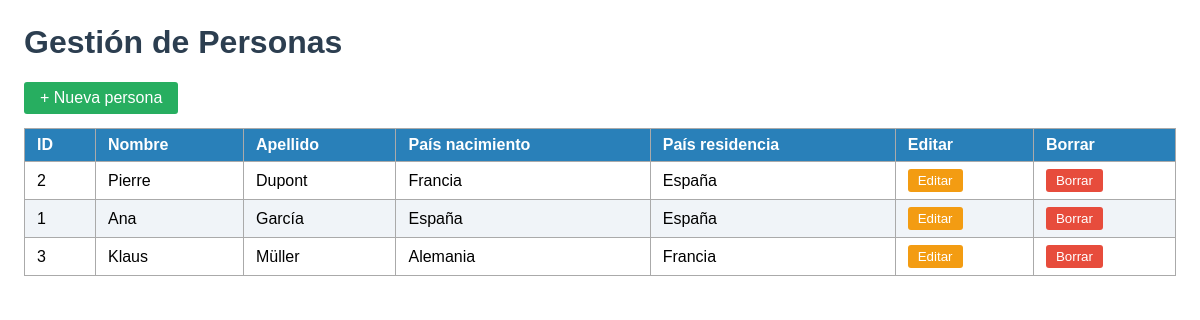
/bienvenida.php, run on the app's committed database.
### tables this page shows
CREATE TABLE PERSONA (
    id_persona   INT AUTO_INCREMENT PRIMARY KEY,
    nombre       VARCHAR(100) NOT NULL,
    apellido     VARCHAR(100) NOT NULL,
    id_pais_nace INT NOT NULL,
    id_pais_vive INT,
    FOREIGN KEY (id_pais_nace) REFERENCES PAIS(id_pais),
    FOREIGN KEY (id_pais_vive) REFERENCES PAIS(id_pais)
);

CREATE TABLE PAIS (
    id_pais  INT AUTO_INCREMENT PRIMARY KEY,
    nombre   VARCHAR(100) NOT NULL
);

### bienvenida.php (the view, shortened to what this page needs)
<?php
$bd = conectarMySql();
$sql = <<<SQL
    SELECT p.id_persona, p.nombre, p.apellido,
           pn.nombre AS pais_nace,
           pv.nombre AS pais_vive
    FROM PERSONA p
    JOIN PAIS pn ON p.id_pais_nace = pn.id_pais
    LEFT JOIN PAIS pv ON p.id_pais_vive = pv.id_pais
    ORDER BY p.apellido, p.nombre
SQL;
$personas = $bd->query($sql)->fetchAll(PDO::FETCH_ASSOC);
?>
<!DOCTYPE html>
<html lang="es">
<head>
</head>
<body>
    <h1>Gestión de Personas</h1>
    <div class="acciones">
        <form action="personaC.php" method="get" style="display:inline">
            <button type="submit" class="btn-crear">+ Nueva persona</button>
        </form>
    </div>
    <table>
        <thead>
            <tr>
                <th>ID</th>
                <th>Nombre</th>
                <th>Apellido</th>
                <th>País nacimiento</th>
                <th>País residencia</th>
                <th>Editar</th>
                <th>Borrar</th>
            </tr>
        </thead>
        <tbody>
        <?php if (empty($personas)): ?>
            <tr><td colspan="7" class="vacia">No hay personas registradas.</td></tr>
        <?php else: ?>
            <?php foreach ($personas as $p): ?>
            <tr>
                <td><?= $p['id_persona'] ?></td>
                <td><?= htmlspecialchars($p['nombre']) ?></td>
                <td><?= htmlspecialchars($p['apellido']) ?></td>
                <td><?= htmlspecialchars($p['pais_nace']) ?></td>
                <td><?= htmlspecialchars($p['pais_vive'] ?? '—') ?></td>
                <td>
                    <form action="personaRUpost.php" method="post">
                        <button type="submit" class="btn-editar">Editar</button>
                    </form>
                </td>
                <td>
                    <form action="personaDpost.php" method="post"
                          onsubmit="return confirm('¿Borrar a <?= htmlspecialchars($p['nombre'].' '.$p['apellido']) ?>?')">
                        <button type="submit" class="btn-borrar">Borrar</button>
                    </form>
                </td>
            </tr>
            <?php endforeach; ?>
        <?php endif; ?>
        </tbody>
    </table>
</body>
</html>

### bienvenida.php (style rules this page uses)
body { font-family: Arial, sans-serif; margin: 24px; }
h1 { color: #2c3e50; }
table { border-collapse: collapse; width: 100%; margin-top: 12px; }
th, td { border: 1px solid #aaa; padding: 7px 12px; text-align: left; }
th { background: #2980b9; color: #fff; }
tr:nth-child(even) { background: #f0f4f8; }
.btn-crear { background:#27ae60; color:#fff; border:none; padding:7px 16px; cursor:pointer; font-size:1em; border-radius:3px; }
.btn-editar { background:#f39c12; color:#fff; border:none; padding:4px 10px; cursor:pointer; border-radius:3px; }
.btn-borrar { background:#e74c3c; color:#fff; border:none; padding:4px 10px; cursor:pointer; border-radius:3px; }
.acciones { margin-bottom: 14px; }

### data on the page
persona: id_persona "2", nombre "Pierre", apellido "Dupont", id_pais_nace.nombre "Francia", id_pais_vive.nombre "España"
persona: id_persona "1", nombre "Ana", apellido "García", id_pais_nace.nombre "España"
persona: id_persona "3", nombre "Klaus", apellido "Müller", id_pais_nace.nombre "Alemania", id_pais_vive.nombre "Francia"
